Frame 1 (no input): blank canvas, image omitted
Frame 60 (the mouse pressed at the canvas centre just before this capture): blank canvas, image omitted
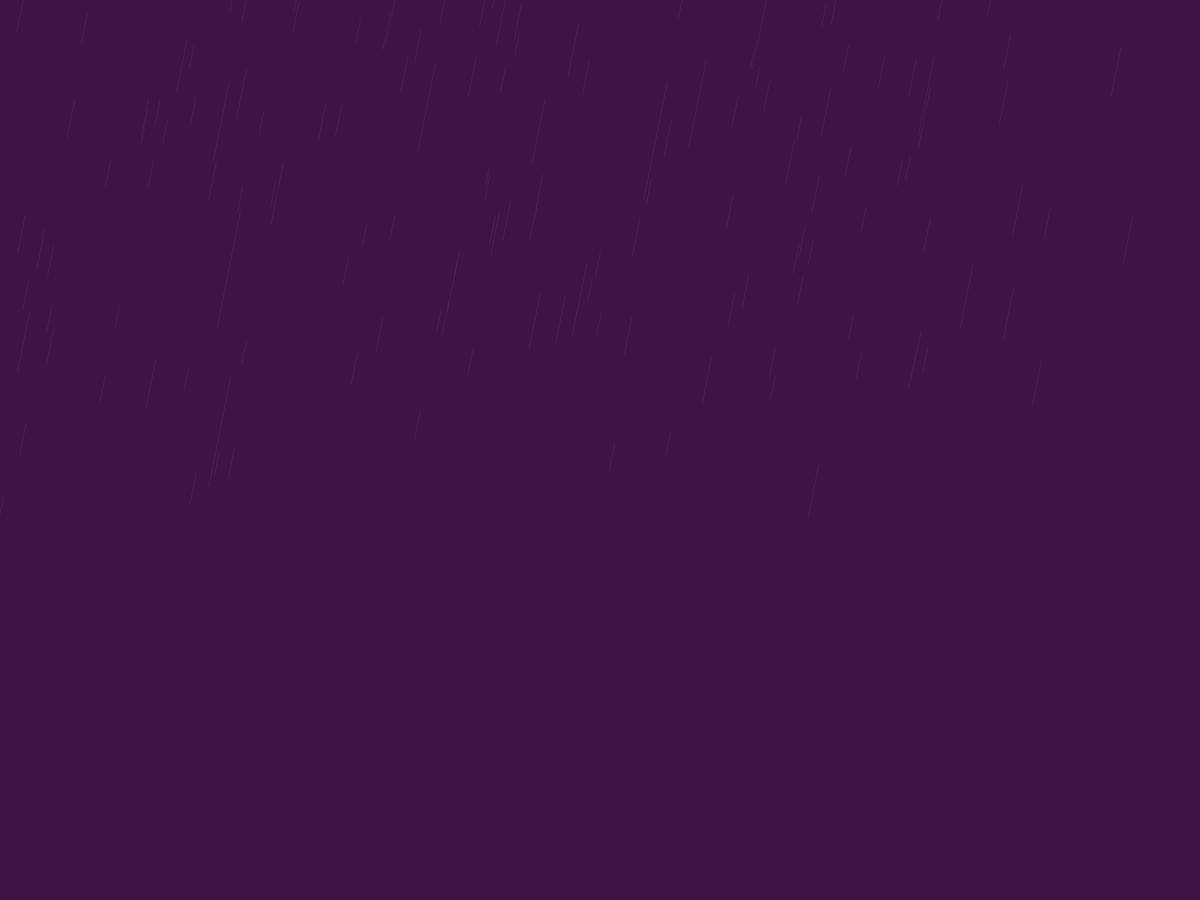
Frame 120 (the mouse held since frame 60 and released just before this capture)

The Processing sketch whose frames 1 and 60 were blank and that drew this single picture after the mouse press (run headless with seeded random() and noise(); from frame 60 on, the mouse is pressed at the canvas centre):

// Processing sketch: snow
// ── snow.pde
float porogy=0;
void setup() { //newy = realy / (1.0 - realz/Z)
  //find realy
  //realy = newy(1.0 - realz/Z)
  //size(700,500);
  fullScreen();
  rectMode(CENTER);
  noStroke();


  porogy = -height/2*(1.0 - (-2*width)/Z);
}
final int count = 4096;
final int count_int = 6;
final float kapla_width = 10*4;
final float v = 7*10;
final float Z = 600.0f;
ArrayList kapli = new ArrayList();
void draw() {
  background(60, 20, 70);
  if (kapli.size()<count+1 && mousePressed) {
    for (int i=0; i<count_int; i++) {
      float kapla[] = {random(-width*2, width*2), random(porogy-kapla_width*32, porogy), random(-width*2, 0)};
      kapli.add(kapla);
    }
  }
  for (int i=0; i<kapli.size(); i++) {
    float kapla[] = (float[])kapli.get(i);
    int newx = int(kapla[0]/(1.0-kapla[2]/Z))+width/2;
    int newy = int(kapla[1]/(1.0-kapla[2]/Z))+height/2;
    int newkw = int(kapla_width/(1.0-kapla[2]/Z));
    //circle(newx,newy,newkw);
    stroke(255, (1.0-newkw/-width/2)*16);
    line(newx, newy, newx-newkw, newy+newkw*5);
    kapla[1]+=v;
    kapla[0]-=v/5;
    if (newy>height || newx<0) {
      kapli.remove(i);
      i--;
    }
  }
}
